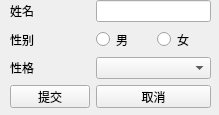
<?xml version="1.0" encoding="UTF-8"?>
<ui version="4.0">
 <class>Widget</class>
 <widget class="QWidget" name="Widget">
  <property name="geometry">
   <rect>
    <x>0</x>
    <y>0</y>
    <width>219</width>
    <height>115</height>
   </rect>
  </property>
  <property name="windowTitle">
   <string>Widget</string>
  </property>
  <widget class="QWidget" name="formLayoutWidget">
   <property name="geometry">
    <rect>
     <x>10</x>
     <y>0</y>
     <width>201</width>
     <height>108</height>
    </rect>
   </property>
   <layout class="QFormLayout" name="formLayout">
    <item row="0" column="0">
     <widget class="QLabel" name="label">
      <property name="text">
       <string>姓名</string>
      </property>
     </widget>
    </item>
    <item row="0" column="1">
     <widget class="QLineEdit" name="lineEditName"/>
    </item>
    <item row="1" column="0">
     <widget class="QLabel" name="label_2">
      <property name="text">
       <string>性别</string>
      </property>
     </widget>
    </item>
    <item row="2" column="0">
     <widget class="QLabel" name="label_3">
      <property name="text">
       <string>性格</string>
      </property>
     </widget>
    </item>
    <item row="1" column="1">
     <layout class="QHBoxLayout" name="horizontalLayout">
      <item>
       <widget class="QRadioButton" name="radioButtonMan">
        <property name="text">
         <string>男</string>
        </property>
        <property name="icon">
         <iconset resource="icons.qrc">
          <normaloff>:/images/man.png</normaloff>:/images/man.png</iconset>
        </property>
       </widget>
      </item>
      <item>
       <widget class="QRadioButton" name="radioButtonWoman">
        <property name="text">
         <string>女</string>
        </property>
        <property name="icon">
         <iconset resource="icons.qrc">
          <normaloff>:/images/woman.png</normaloff>:/images/woman.png</iconset>
        </property>
       </widget>
      </item>
     </layout>
    </item>
    <item row="2" column="1">
     <widget class="QComboBox" name="comboBox"/>
    </item>
    <item row="3" column="0">
     <widget class="QPushButton" name="btnCommit">
      <property name="text">
       <string>提交</string>
      </property>
      <property name="icon">
       <iconset resource="icons.qrc">
        <normaloff>:/images/yes.png</normaloff>:/images/yes.png</iconset>
      </property>
     </widget>
    </item>
    <item row="3" column="1">
     <widget class="QPushButton" name="btnCancel">
      <property name="text">
       <string>取消</string>
      </property>
      <property name="icon">
       <iconset resource="icons.qrc">
        <normaloff>:/images/no.png</normaloff>:/images/no.png</iconset>
      </property>
     </widget>
    </item>
   </layout>
  </widget>
 </widget>
 <resources>
  <include location="icons.qrc"/>
 </resources>
 <connections/>
</ui>
